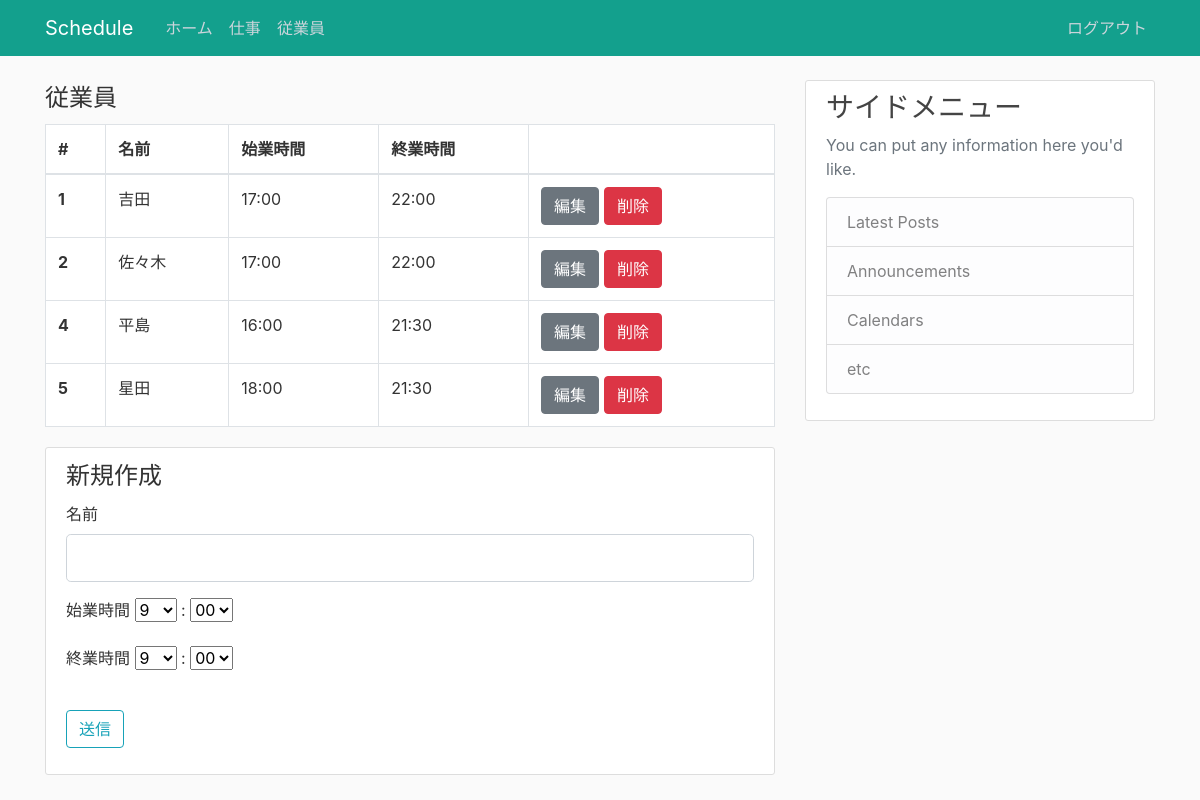
Before: /worker (signed in) with the older database file.
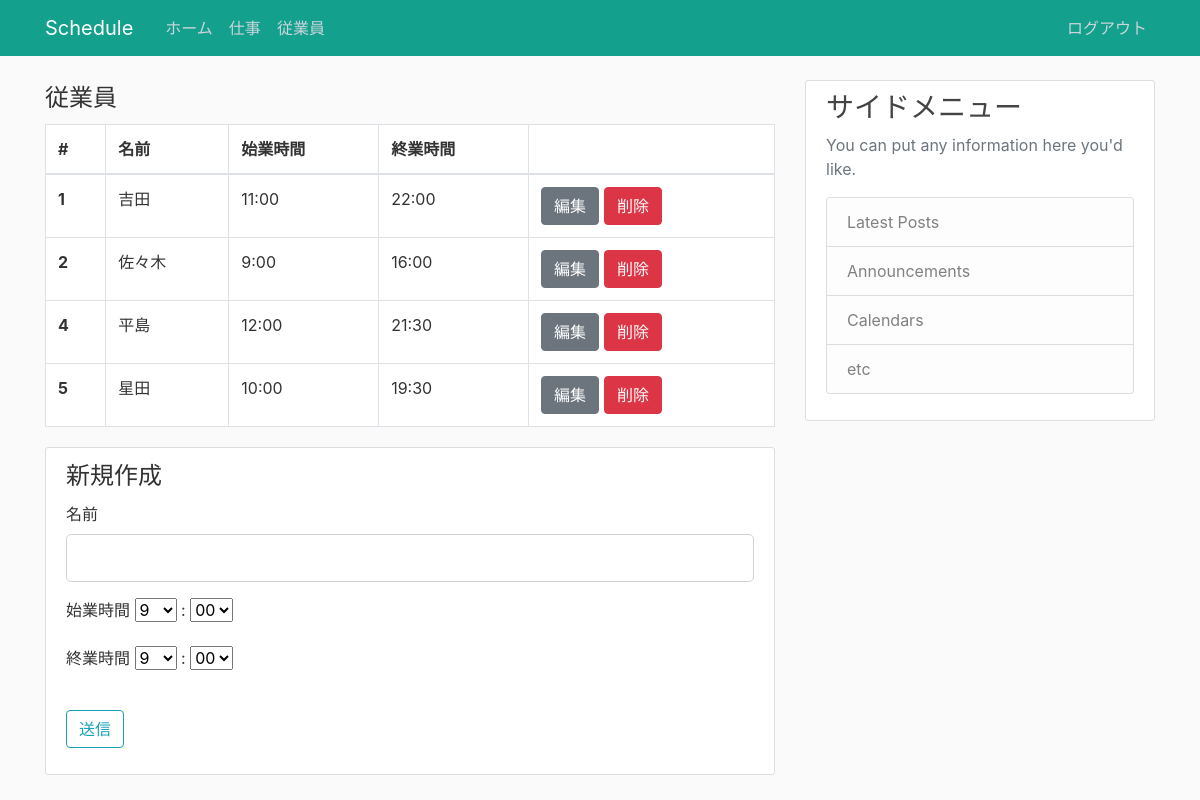
After: the same page with the newer database file.
### flask_schedule/models.py (models this page shows, shortened)
class Worker(db.Model):
  id = db.Column(db.Integer, primary_key=True)
  workername = db.Column(db.String(20), unique=True, nullable=False)
  starttime = db.Column(db.String(10))
  endtime = db.Column(db.String(10))

### flask_schedule/views/worker.py (the view, shortened to what this page needs)
@app.route('/worker', methods=['GET', 'POST'])
def worker():
  if not session.get('logged_in'):
    return redirect(url_for('login'))
  workers = Worker.query.all()
  form = WorkerForm()
  hour = hourlist
  minutes = minuteslist
  form.starttime_hour.choices = hourlist
  form.starttime_minutes.choices = minuteslist
  form.endtime_hour.choices = hourlist
  form.endtime_minutes.choices = minuteslist
  if request.method == "GET":
    return render_template('worker/worker.html',form=form,workers=workers)

### flask_schedule/forms.py
class WorkerForm(FlaskForm):
  workername = StringField('名前',validators=[DataRequired(), Length(min=2, max=20)])
  starttime_hour = SelectField('始業時間',validators=[DataRequired()])
  starttime_minutes = SelectField(':',validators=[DataRequired()])
  endtime_hour = SelectField('終業時間',validators=[DataRequired()])
  endtime_minutes = SelectField(':',validators=[DataRequired()])
  submit = SubmitField('送信')

### flask_schedule/views/views.py (called while the page is built)
@app.context_processor
def override_url_for():
    return dict(url_for=dated_url_for)

def dated_url_for(endpoint, **values):
    if endpoint == 'static':
        filename = values.get('filename', None)
        if filename:
            file_path = os.path.join(app.root_path,
                                 endpoint, filename)
            values['q'] = int(os.stat(file_path).st_mtime)
    return url_for(endpoint, **values)

### flask_schedule/templates/worker/worker.html (shortened to what this page needs)
{% extends "layout.html" %}
{% block content %}
  <table class="table table-bordered content-section">
    <legend>従業員</legend>
    <thead>
      <tr>
        <th scope="col">#</th>
        <th scope="col">名前</th>
        <th scope="col">始業時間</th>
        <th scope="col">終業時間</th>
        <th></th>
      </tr>
    </thead>
    <tbody>
      {% for worker in workers %}
      <tr>
        <th scope="row">{{ worker.id }}</th>
        <td>{{ worker.workername }}</td>
        <td>{{ worker.starttime }}</td>
        <td>{{ worker.endtime }}</td>
        <td>
          <div class="btn-group">
            <form action="{{ url_for('edit_worker',id = worker.id)}}" method="GET">
              <button type="submit" class="btn btn-secondary">編集</button>
            </form>
            <form action="{{ url_for('delete_worker',id = worker.id)}}" method="GET">
              <button type="submit" class="btn btn-danger" style="margin-left: 5px;" style="margin-right: 5px;">削除</button>
            </form>
          </div>
        </td>
      </tr>
      {% endfor %}
    </tbody>
  </table>
  <div class="content-section">
    <form method="POST" action="">
      <legend>新規作成</legend>
      <div class="form-group">
        <fieldset class="form-group">
          <div class="form-group">
            {{ form.workername.label(class="form-control-label")}}
            {{ form.workername(class="form-control form-control-lg") }}
          </div>
          <div class="form-group">
            {{ form.starttime_hour.label()}}
            {{ form.starttime_hour() }}
            {{ form.starttime_minutes.label()}}
            {{ form.starttime_minutes() }}
          </div>
          <div class="form-group">
            {{ form.endtime_hour.label()}}
            {{ form.endtime_hour() }}
            {{ form.endtime_minutes.label()}}
            {{ form.endtime_minutes() }}
          </div>
        </fieldset>
      </div>
      <div class="form-group">
        {{ form.submit(class="btn btn-outline-info") }}
      </div>
    </form>
  </div>
{% endblock %}

### flask_schedule/templates/layout.html (shortened to what this page needs)
<!DOCTYPE html>
<html lang="en">
<head>
    <link rel="stylesheet" href="https://stackpath.bootstrapcdn.com/bootstrap/4.1.3/css/bootstrap.min.css">
    <link rel= "stylesheet" type= "text/css" href= "{{ url_for('static',filename='main.css') }}">
    <link rel= "stylesheet" type= "text/css" media="print" href= "{{ url_for('static',filename='print.css') }}">
</head>
<body>
  <header class="site-header">
    <nav class="navbar navbar-expand-md navbar-dark bg-steel fixed-top">
      <div class="container">
        <a class="navbar-brand mr-4" href="/">Schedule</a>
        <div class="collapse navbar-collapse" id="navbarToggle">
          {% if session.logged_in %}
          <div class="navbar-nav mr-auto">
            <a class="nav-item nav-link" href="{{ url_for('index') }}">ホーム</a>
            <a class="nav-item nav-link" href="{{ url_for('job') }}">仕事</a>
            <a class="nav-item nav-link" href="{{ url_for('worker') }}">従業員</a>
          </div>
          <div class="navbar-nav">
            <a class="nav-item nav-link" href="{{ url_for('logout') }}">ログアウト</a>
          </div>
          {% else %}
          <div class="navbar-nav mr-auto"></div>
          <div class="navbar-nav">
            <a class="nav-item nav-link" href="{{ url_for('login') }}">ログイン</a>
          {% endif %}
          </div>
        </div>
    </nav>
  </header>
  <main role="main" class="container">
    <div class="row">
      <div class="col-md-8">
        {% block content %}{% endblock %}
      </div>
      <div class="col-md-4 not-print">
        <div class="content-section">
          <h3>サイドメニュー</h3>
          <p class='text-muted'>You can put any information here you'd like.
            <ul class="list-group">
              <li class="list-group-item list-group-item-light">Latest Posts</li>
              <li class="list-group-item list-group-item-light">Announcements</li>
              <li class="list-group-item list-group-item-light">Calendars</li>
              <li class="list-group-item list-group-item-light">etc</li>
            </ul>
          </p>
        </div>
      </div>
    </div>
  </main>
</body>
</html>

### flask_schedule/static/main.css (style rules this page uses)
body { background: #fafafa; color: #333333; margin-top: 5rem; }
h1, h2, h3, h4, h5, h6 { color: #444444; }
.bg-steel { background-color: #13a08d; }
.site-header .navbar-nav .nav-link { color: #cbd5db; }
.content-section { background: #ffffff; padding: 10px 20px; border: 1px solid #dddddd; border-radius: 3px; margin-bottom: 20px; }

### flask_schedule/static/print.css (style rules this page uses)
body { background: hsl(0, 84%, 45%); color: #333333; margin-top: 5rem; }

Changed rows visible on the page:
changed Worker "吉田": starttime "17:00" → "11:00"
changed Worker "佐々木": starttime "17:00" → "9:00"; endtime "22:00" → "16:00"
changed Worker "平島": starttime "16:00" → "12:00"
changed Worker "星田": starttime "18:00" → "10:00"; endtime "21:30" → "19:30"
